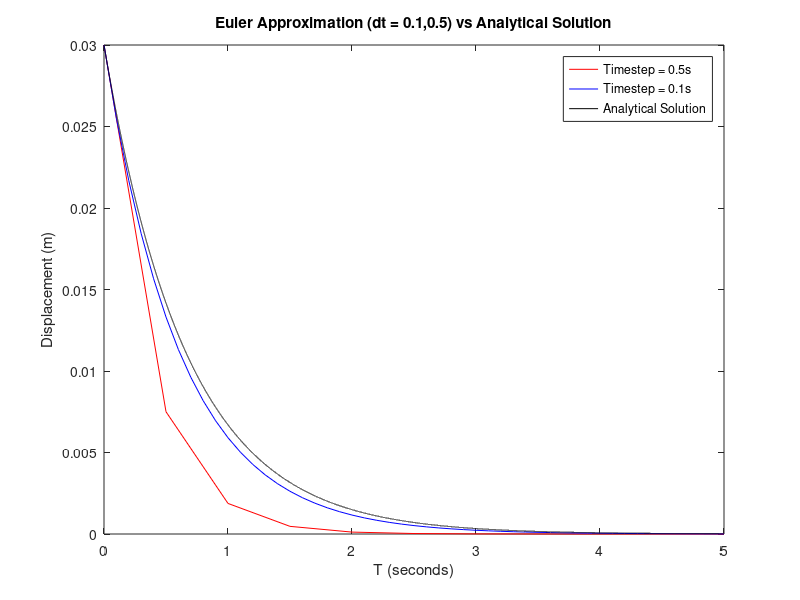
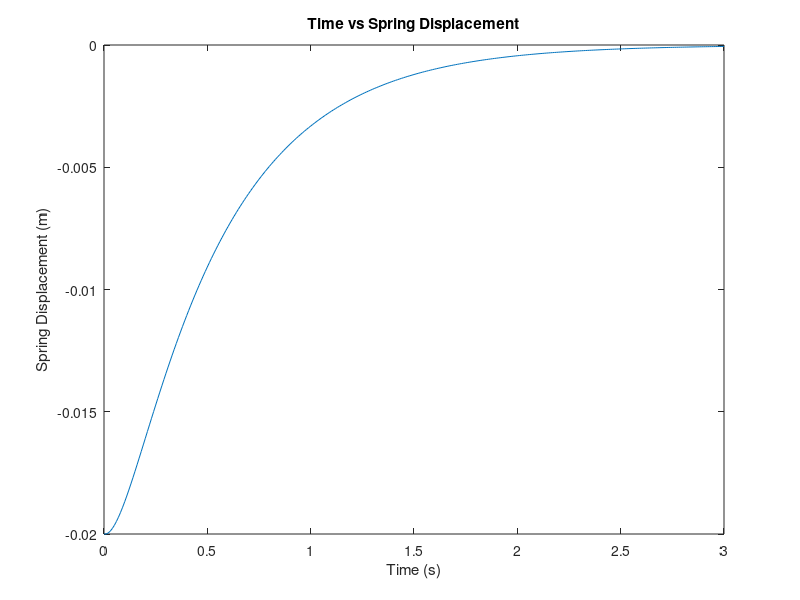
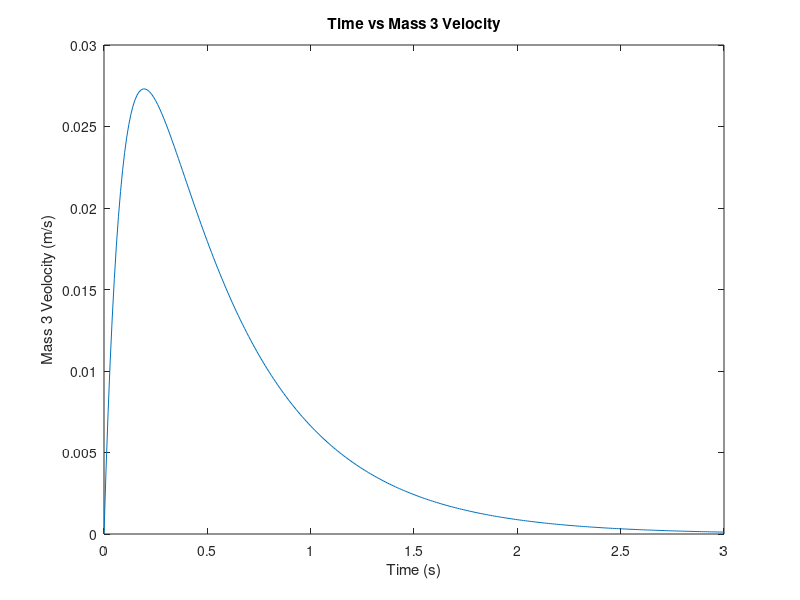

Recreate these plots in MATLAB, in order.
%%
%part 1
x=[];t=[];vs=[];timestep=0.5;x(1)=0.03;t(1)=0;
for ii=1:10
    vs(ii)=(-1500/1000)*x(ii);
    x(ii+1)=x(ii)+vs(ii)*timestep;
    t(ii+1)=t(ii)+timestep;
end
x2=[];t2=[];vs2=[];timestep2=0.1;x2(1)=0.03;t2(1)=0;
for ii=1:50
    vs2(ii)=(-1500/1000)*x2(ii);
    x2(ii+1)=x2(ii)+vs2(ii)*timestep2;
    t2(ii+1)=t2(ii)+timestep2;
end
%%
%part 2
numsolvetime = [0:0.0001:5];
numsolvedisp = exp(-1.5*numsolvetime)*0.03;
%%
%plot
plot(t,x,'red',t2,x2,'blue',numsolvetime,numsolvedisp,'black');
xlabel('T (seconds)')
ylabel('Displacement (m)');
legend('Timestep = 0.5s', 'Timestep = 0.1s', 'Analytical Solution');
title('Euler Approximation (dt = 0.1,0.5) vs Analytical Solution')

%%
%part 2
figure (2)
t=[];x=[];v3=[];timestep=0.01;t(1)=0;x(1)=-0.02;v3(1)=0
a=[];v2=[];
for ii=1:300
   v2(ii)=v3(ii);
   a(ii)=-(1/100)*(2000*x(ii)+1200*v3(ii));
   x(ii+1)=x(ii)+v2(ii)*timestep;
   v3(ii+1)=v3(ii)+a(ii)*timestep;
   t(ii+1)=t(ii)+timestep;
end
%%
%plot
plot(t,x)
title('Time vs Spring Displacement');
xlabel('Time (s)')
ylabel('Spring Displacement (m)');
figure(3)
plot(t,v3)
title('Time vs Mass 3 Velocity');
xlabel('Time (s)')
ylabel('Mass 3 Veolocity (m/s)');